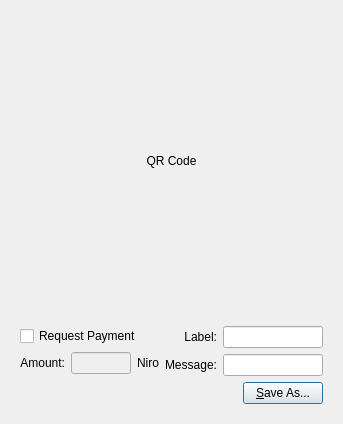
<?xml version="1.0" encoding="UTF-8"?>
<ui version="4.0">
 <class>QRCodeDialog</class>
 <widget class="QDialog" name="QRCodeDialog">
  <property name="geometry">
   <rect>
    <x>0</x>
    <y>0</y>
    <width>320</width>
    <height>404</height>
   </rect>
  </property>
  <property name="windowTitle">
   <string>Dialog</string>
  </property>
  <layout class="QVBoxLayout" name="verticalLayout_3">
   <item>
    <widget class="QLabel" name="lblQRCode">
     <property name="sizePolicy">
      <sizepolicy hsizetype="Expanding" vsizetype="Expanding">
       <horstretch>0</horstretch>
       <verstretch>0</verstretch>
      </sizepolicy>
     </property>
     <property name="minimumSize">
      <size>
       <width>300</width>
       <height>300</height>
      </size>
     </property>
     <property name="text">
      <string>QR Code</string>
     </property>
     <property name="alignment">
      <set>Qt::AlignCenter</set>
     </property>
     <property name="wordWrap">
      <bool>true</bool>
     </property>
    </widget>
   </item>
   <item>
    <widget class="QWidget" name="widget" native="true">
     <layout class="QVBoxLayout" name="verticalLayout_2">
      <item>
       <layout class="QHBoxLayout" name="horizontalLayout_2">
        <item>
         <layout class="QVBoxLayout" name="verticalLayout">
          <item>
           <widget class="QCheckBox" name="chkReqPayment">
            <property name="enabled">
             <bool>true</bool>
            </property>
            <property name="text">
             <string>Request Payment</string>
            </property>
           </widget>
          </item>
          <item>
           <layout class="QHBoxLayout" name="horizontalLayout">
            <item>
             <widget class="QLabel" name="lblAmount">
              <property name="sizePolicy">
               <sizepolicy hsizetype="Preferred" vsizetype="Maximum">
                <horstretch>0</horstretch>
                <verstretch>0</verstretch>
               </sizepolicy>
              </property>
              <property name="text">
               <string>Amount:</string>
              </property>
              <property name="alignment">
               <set>Qt::AlignRight|Qt::AlignTrailing|Qt::AlignVCenter</set>
              </property>
              <property name="buddy">
               <cstring>lnReqAmount</cstring>
              </property>
             </widget>
            </item>
            <item>
             <widget class="QLineEdit" name="lnReqAmount">
              <property name="enabled">
               <bool>false</bool>
              </property>
              <property name="minimumSize">
               <size>
                <width>60</width>
                <height>0</height>
               </size>
              </property>
              <property name="alignment">
               <set>Qt::AlignRight|Qt::AlignTrailing|Qt::AlignVCenter</set>
              </property>
             </widget>
            </item>
            <item>
             <widget class="QLabel" name="lblNiro">
              <property name="sizePolicy">
               <sizepolicy hsizetype="Preferred" vsizetype="Maximum">
                <horstretch>0</horstretch>
                <verstretch>0</verstretch>
               </sizepolicy>
              </property>
              <property name="text">
               <string>Niro</string>
              </property>
              <property name="buddy">
               <cstring>lnReqAmount</cstring>
              </property>
             </widget>
            </item>
           </layout>
          </item>
         </layout>
        </item>
        <item>
         <layout class="QGridLayout" name="gridLayout">
          <item row="0" column="0">
           <widget class="QLabel" name="lblLabel">
            <property name="text">
             <string>Label:</string>
            </property>
            <property name="alignment">
             <set>Qt::AlignRight|Qt::AlignTrailing|Qt::AlignVCenter</set>
            </property>
            <property name="buddy">
             <cstring>lnLabel</cstring>
            </property>
           </widget>
          </item>
          <item row="0" column="1">
           <widget class="QLineEdit" name="lnLabel">
            <property name="minimumSize">
             <size>
              <width>100</width>
              <height>0</height>
             </size>
            </property>
           </widget>
          </item>
          <item row="1" column="0">
           <widget class="QLabel" name="lblMessage">
            <property name="text">
             <string>Message:</string>
            </property>
            <property name="alignment">
             <set>Qt::AlignRight|Qt::AlignTrailing|Qt::AlignVCenter</set>
            </property>
            <property name="buddy">
             <cstring>lnMessage</cstring>
            </property>
           </widget>
          </item>
          <item row="1" column="1">
           <widget class="QLineEdit" name="lnMessage">
            <property name="minimumSize">
             <size>
              <width>100</width>
              <height>0</height>
             </size>
            </property>
           </widget>
          </item>
         </layout>
        </item>
       </layout>
      </item>
      <item>
       <layout class="QHBoxLayout" name="horizontalLayout_3">
        <item>
         <spacer name="horizontalSpacer">
          <property name="orientation">
           <enum>Qt::Horizontal</enum>
          </property>
          <property name="sizeHint" stdset="0">
           <size>
            <width>40</width>
            <height>20</height>
           </size>
          </property>
         </spacer>
        </item>
        <item>
         <widget class="QPushButton" name="btnSaveAs">
          <property name="text">
           <string>&amp;Save As...</string>
          </property>
         </widget>
        </item>
       </layout>
      </item>
     </layout>
    </widget>
   </item>
  </layout>
 </widget>
 <resources/>
 <connections>
  <connection>
   <sender>chkReqPayment</sender>
   <signal>clicked(bool)</signal>
   <receiver>lnReqAmount</receiver>
   <slot>setEnabled(bool)</slot>
   <hints>
    <hint type="sourcelabel">
     <x>92</x>
     <y>285</y>
    </hint>
    <hint type="destinationlabel">
     <x>98</x>
     <y>311</y>
    </hint>
   </hints>
  </connection>
 </connections>
</ui>
